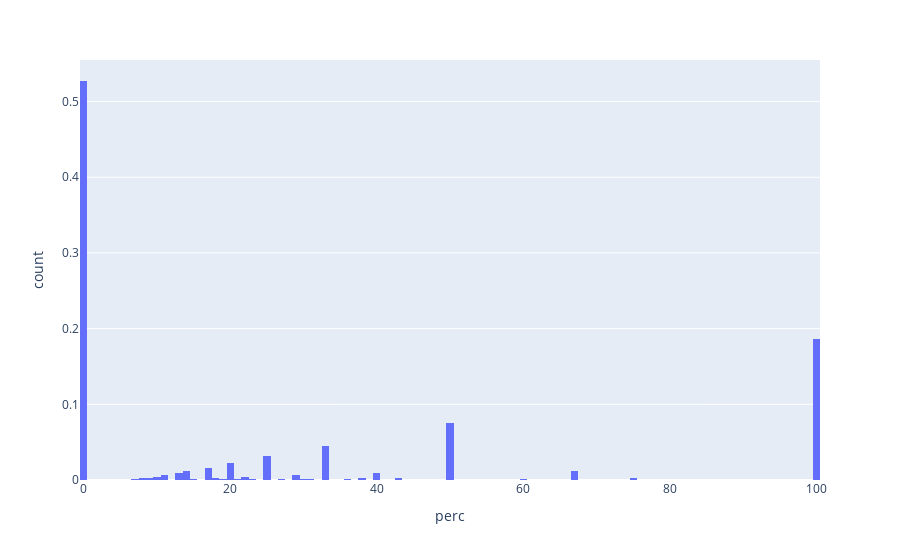

Notebook code cell kept with this figure:
### Code cell
fig = px.histogram(donations1, x="perc",
                   histnorm='probability density',
                   #log_y=True
                  )
fig.show()

### Figure 1 — Plotly figure (JSON) as saved in the notebook; plotly's stock layout.template omitted (floating-point values rounded to 4 significant figures; data arrays with more than 128 entries replaced by an {"elided": "..."} marker saying what was removed)
{"data": [{"alignmentgroup": "True", "bingroup": "x", "histnorm": "probability density", "hovertemplate": "perc=%{x}<br>count=%{y}<extra></extra>", "legendgroup": "", "marker": {"color": "#636efa"}, "name": "", "offsetgroup": "", "orientation": "v", "showlegend": false, "type": "histogram", "x": {"elided": "63641 float values"}, "xaxis": "x", "yaxis": "y"}], "layout": {"barmode": "relative", "legend": {"tracegroupgap": 0}, "margin": {"t": 60}, "xaxis": {"anchor": "y", "domain": [0, 1], "title": {"text": "perc"}}, "yaxis": {"anchor": "x", "domain": [0, 1], "title": {"text": "count"}}}}
